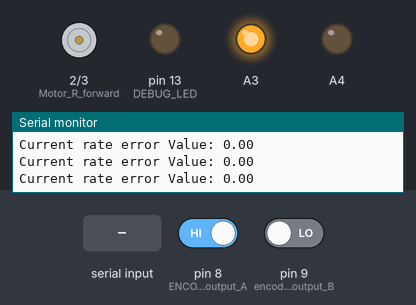
Bench run of a sketch on a simulated Arduino Uno, built with avr-gcc and run on an emulated ATmega328P. Parts: motor-driver pin pairs drawn as motors (green arrow = first pin HIGH = forward, orange = second pin HIGH = backward, longer = more drive), output pins drawn as LEDs (lit = HIGH), the last lines printed to the serial monitor. The test bench sets the inputs (shaded band); at power-on: pin 8 (ENCODER_output_A) HIGH, pin 9 (encoder_output_B) LOW.

Above: at 1.2 s.
1.3 s: "90,45\n" received over Serial
At 2.1 s:
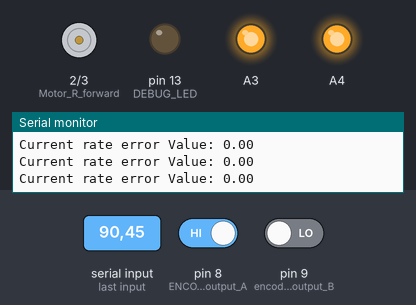
2.9 s: "9\n" received over Serial
At 3.11 s:
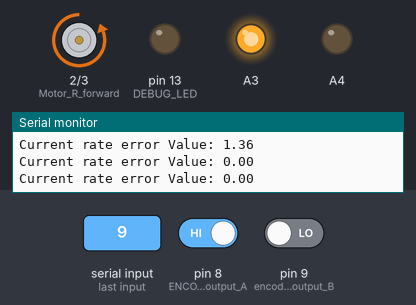
Timing chart, 0 to 13.5 s (numbered marks = the images above; inputs shaded):
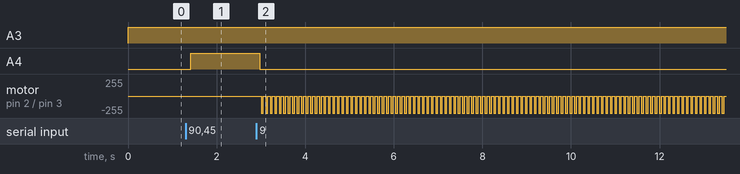

Measured:
- after the input at 1.3 s, A4: LOW → HIGH after 0.12 s
- after the input at 2.9 s, A4: HIGH → LOW after 0.07 s; motor on pin 2 (Motor_R_forward) / pin 3 (Motor_R_reverse): alternates backward 255/255 for 0.05 s and stopped for 0.05 s, starting after 0.11 s

The sketch:

Backup_Motor_non_Pid_Driver.ino
```cpp
#include"TimerOne.h"
#include "math.h"
//STATES
#define RESET 0
#define RCV 1
#define PLAY 2
#define DECODE 3
#define DEBUG 69

#define POSITION_TO_ANGLE_RATIO 11.25

/*==============================================
NOTES angle VALUES
===============================================*/
#define Note1 11.25
#define Note2 22.50
#define Note3 33.75
#define Note4 45
#define Note5 56.25
#define Note6 67.50
#define Note7 78.75
#define Note8 90


//REG FOR RECEIVED VALUES FROM TEXT
short int stack[300];
short int stack_counter = 0;

//FLAG FOR END OF RECEVING
bool done = 0;

//INITIAL STATE
short int state = RCV;

//===================================================================================
//ENCODER VARIABLES
bool laststate_a;
bool laststate_b;
short int ordernum;
short int lastordernum;
int position = 0;
int prevPos = 0; //FOR PRINTING
double currentAngle = 0;

//====================================================================================
//PID constants
double Kp = 1;
double Ki = 0;
double Kd = 0;

unsigned long current_time_l;
unsigned long previous_time_l;
double elapsed_time_l;
double error_l;
double prev_error_l;
double angle_in_l, angle_out_l, setpoint_l;
double cumulative_error_l, rate_error_l;

double angle_in[2];
double xy_des[2];
//double angle_in_r;

unsigned long current_time_r;
unsigned long previous_time_r;
double elapsed_time_r;
double error_r;
double prev_error_r;
double angle_in_r, angle_out_r, setpoint_r;
double cumulative_error_r, rate_error_r;

//============================================================================
//pwm VARIABLES
volatile bool R_Motor_F_state = LOW;
volatile bool R_Motor_R_state = LOW;
short int Motor_R_forward = 2;
short int Motor_R_reverse = 3;
//int Motor_L_forward = 10;
//int Motor_L_reverse = 11;
short int speedR = 50;
short int speedL = 0;

short int motorCounter;

short int posDiff = 0;
//int currentPos_L;
short int desiredPos_R = 5;    //indicate desired position
//int desiredPos_L;

short int j = 0;
bool direction = 1;
/*======================================================================================
PIN CONFIGURATION AND INITIALIZATION OF SOME VARIABLES
=======================================================================================*/


void setup() {
   //PWM INITS
   Timer1.initialize(1000);
   Timer1.attachInterrupt(timerISR);

   pinMode(Motor_R_forward, OUTPUT); //MOTOR DRIVERS
   pinMode(Motor_R_reverse, OUTPUT);
   //pid
   angle_in_l = analogRead(A0);
   setpoint_l = 800;                          //set point determine setpoint

   angle_in_r = analogRead(A1);
   setpoint_r = 600;

   pinMode(2, OUTPUT); //LED 1
   pinMode(3, OUTPUT); //LED 2
   pinMode(4, INPUT); //BUTTON FOR THE RESET

   pinMode(8, INPUT); //ENCODER output A
   pinMode(9, INPUT); // encoder output B

   pinMode(13,OUTPUT); //DEBUG LED

   Serial.begin(9600); // Turn the Serial Protocol ON

   laststate_a = digitalRead(8); //initialize the laststate to the current state of the encoder
   laststate_b = digitalRead(9);
   if(!digitalRead(8)&&digitalRead(9)){
       lastordernum = 0;
    }
    else if(digitalRead(8)&&!digitalRead(9)){
       lastordernum = 1;
    }
    else if(digitalRead(8)&&digitalRead(9)){
       lastordernum = 2;
    }
    else {
       lastordernum = 3;
    }
}

void loop() {
    byte byteRead;


    /*==============================================================================================
    MAIN STATE MACHINE:
    1)RESET: Initial and completion state
    2) RCV: Receiving the text file state. Enables another device to upload a text file onto the board and store
    it in a stack that can be accessed later
    3) PLAY: AS OF RIGHT NOW RUNS THROUGH THE PATTERN OUTLINED IN THE stack
    LATER WILL BE TRANSLATED INTO ARM POSITIONS

    4)DEBUG: DEBUGGING STATE USED FOR TESTING SPECIFIC FEAUTURES.
    INACCESIBLE IN A REGULAR RUN
    =================================================================================================*/


    switch (state) { //State machine

      case RESET:  //Resting state/waiting to start or have the processing file started
        stack_counter = 0;
        digitalWrite(2, HIGH);  //Lights up LED 2
        if(digitalRead(4)){ //Checks if the button is not pressed
           digitalWrite(3, HIGH); //lights up LED 1
        }else {
          digitalWrite(3, LOW); //Turns LEDS off if the button is pressed
          digitalWrite(2, LOW);
          state = RCV;
          byteRead = 0;
        }
        break;

      case RCV: //Receiving text file state

        if (Serial.available()) {

           byteRead = Serial.read();  /* read the most recent byte */
           byteRead=byteRead-'0';   //You have to subtract '0' from the read Byte to convert from text to a number.
           Serial.write(byteRead);

           if(byteRead==0){ //0 will be terminating integer hence raise the done flag upon it
             // done = 1;
              digitalWrite(2, LOW);
              digitalWrite(3, LOW);
           }

           if(byteRead==9&&stack_counter!=0){ //9 will be terminating integer hence raise the done flag upon it
              state = DECODE;
           }

           if(byteRead>0&&byteRead!=9){ //9 is a terminating character
              //digitalWrite((byteRead + 1), HIGH);
              stack[stack_counter] = byteRead;
              stack_counter++;
           }
        }
        break;
      case DECODE:
      /*=========================================
      DECODES Numbers 1-8 into appropriate angles
      =========================================*/
        for(int i = 0; i <= stack_counter; i++){ //Array to store the uploaded notes
            switch(stack[i]){
              case 1:
                stack[i]=Note1;
                break;

              case 2:
                stack[i]=Note2;
                break;

              case 3:
                stack[i]=Note3;
                break;

              case 4:
                stack[i]=Note4;
                break;

              case 5:
                stack[i]=Note5;
                break;

              case 6:
                stack[i]=Note6;
                break;

              case 7:
                stack[i]=Note7;
                break;

              case 8:
                stack[i]=Note8;
                break;

              default:
                stack[i]=0;
                break;
            }
        }
        if(currentAngle<stack[0]) direction = 1; //Sets initial direction of the motor
        else{
          direction = 0;
        }
        state = PLAY;
        break;

      case PLAY: //Running through notes state
          /*========================================================
          THIS STATE RUNS THROUGH THE NOTES DECODED INTO A REGISTER
          ========================================================*/
          if(direction){ //checks if the motor supposed to go up or down
            if (currentAngle < stack[j]){
              R_Motor_F_state = LOW;
              R_Motor_R_state = HIGH;
            }
            else { //if the current angled surpassed the desired one. We mark this part as complete and move on to the next note.
              j++;
              if(currentAngle<stack[j]) direction = 1;
              else{
                direction = 0;
              }
            }
          }else {
            if (currentAngle > stack[j]){
              R_Motor_F_state = HIGH;
              R_Motor_R_state = LOW;
            }
            // else if angle_out_r > 0 left motor forwards
            else {
              j++;
              if(currentAngle<stack[j]) direction = 1;
              else{
                direction = 0;
              }
            }
          }
          //state = RESET;
          if(j>stack_counter) state = RESET;
          break;

      case DEBUG:

         if (position < desiredPos_R){  //send right motor forward
            R_Motor_F_state = HIGH;
            R_Motor_R_state = LOW;
         }
         else if (position > desiredPos_R){  //send right motor forward
            R_Motor_F_state = LOW;
            R_Motor_R_state = HIGH;
         }
         else{
            //stop robot movement
            R_Motor_F_state = LOW;
            R_Motor_R_state = LOW;
            //digitalWrite(Motor_L_forward, LOW);
            //digitalWrite(Motor_L_reverse, LOW);
         }
         break;

      default:
          state = RESET;
          break;
    }


    //ENCODER READING
    /*===========================================================================================
    THERE ARE 4 POSSIBLE POSITIONS WHICH CAN BE ORGANIZED IN AN ORDER FROM 0 - 3
    AFTER, WE CAN CHECK IF THE NEW POSITION IS ORDER UP OR BEFORE FROM THE PREVIOUS ONE
    AND USING THIS WE CAN DETERMINE IF WE ROTATED CW OR CCW
    ============================================================================================*/


    if(!digitalRead(8)&&!digitalRead(9)){ //00
       ordernum = 0;
      } else if(digitalRead(8)&&!digitalRead(9)){//10
       ordernum = 1;
      } else if(digitalRead(8)&&digitalRead(9)){//11
       ordernum = 2;
      } else {//01
       ordernum = 3;
      }
   if(lastordernum==0){ //EXTRA CHECK TO COUNTER 0 TO 3 AND 3 TO 0 ROLLOVERS
      if(ordernum == 3){
         position--;
      } else if(ordernum == 1){
         position ++;
      }
    } else if(lastordernum==3){
      if(ordernum==0){
        position++;
      }else if(ordernum==2){
        position--;
      }
    } else {
      if (ordernum>lastordernum){
         position++;
      }else if(ordernum<lastordernum){
         position--;
      }
      }
   lastordernum = ordernum; //MAKE LAST ORDERNUM NEW FOR THE NEXT CYCLE
   currentAngle = posToAngle(position);
   if(prevPos!=position){ //PRINTING FUNCTION. WILL PRINT ONLY IF THE VALUES ARE DIFFERENT
      Serial.print("Position is: ");
      Serial.print(position);
      Serial.print("\n");

      Serial.print("Angle is: ");
      Serial.print(currentAngle);
      Serial.print("\n");

      Serial.print("Current Stack Value: ");
      Serial.print(stack[j]);
      Serial.print("\n");

      Serial.print("Current State Value: ");
      Serial.print(state);
      Serial.print("\n");

      Serial.print("Current direction Value: ");
      Serial.print(direction);
      Serial.print("\n");

      Serial.print("Current j Value: ");
      Serial.print(j);
      Serial.print("\n");

      Serial.print("Current PID Value: ");
      Serial.print(angle_out_r);
      Serial.print("\n");
      prevPos = position;
      }


  /*====================================================================
  PID AND ANGLE CALCULATIONS
  ======================================================================*/


   // take in desired X,y into xy_des array, x[0], y[1]

  // angle_in = invKin(xy_des);                //read from rotary encoder connected to A0
  setpoint_r = (double)stack[j];
  angle_in[0] = invKin0(xy_des[0],xy_des[1]);
  angle_in[1] = invKin1(xy_des[0],xy_des[1]);
  angle_in_r = angle_in[0];
  angle_in_l = angle_in[1];              //read from rotary encoder connected to A0

  angle_out_l = computePIDleft(angle_in_l);
  analogWrite(A3,angle_out_l);

  angle_out_r = computePIDright(currentAngle);
  analogWrite(A4,angle_out_r);

  /*===================================================================================
  MOTOR CONTROL USING ANGLES
  =====================================================================================*/


}


/*===================================================================================
SET OF FUNCTIONS FOR ISR, PID AND ANGLES
===================================================================================*/


double computePIDleft(double angle_in_l){
        current_time_l = millis();                //get current time
        elapsed_time_l = (double)(current_time_l - previous_time_l);        //compute time elapsed from previous computation

        error_l = setpoint_l - angle_in_l;                                // determine error
        cumulative_error_l += error_l * elapsed_time_l;                // compute integral
        rate_error_l = (error_l - prev_error_l)/elapsed_time_l;   // compute derivative

        double angle_out_l = Kp*error_l + Ki*cumulative_error_l + Kd*rate_error_l;                //PID output

        prev_error_l = error_l;                                //remember current error
        previous_time_l = current_time_l;                        //remember current time

        return angle_out_l;
}

double computePIDright(double angle_in_r){
        current_time_r = millis();                //get current time

        elapsed_time_r = (double)(current_time_r - previous_time_r);        //compute time elapsed from previous computation

        error_r = setpoint_r - angle_in_r;                                // determine error
        cumulative_error_r += error_r * elapsed_time_r;                // compute integral
        rate_error_r = (error_r - prev_error_r)/elapsed_time_r;   // compute derivative
 Serial.print("Current rate error Value: ");
        Serial.print(rate_error_r);
        Serial.print("\n");
        double angle_out_r = Kp*error_r + Ki*cumulative_error_r + Kd*rate_error_r;                //PID output

        prev_error_r = error_r;                                //remember current error
        previous_time_r = current_time_r;                        //remember current time

        return angle_out_r;
}

void timerISR(){
  if(R_Motor_F_state){
    if(motorCounter<speedR){
      digitalWrite(Motor_R_forward, HIGH);
      motorCounter++;
    }else if(motorCounter>=100){
      motorCounter = 0;
    }else {
      motorCounter++;
      digitalWrite(Motor_R_forward, LOW);
    }
  }else if(R_Motor_R_state) {
    if(motorCounter<speedR){
      digitalWrite(Motor_R_reverse, HIGH);
      motorCounter++;
    }else if(motorCounter>=100){
      motorCounter = 0;
   }else {
      motorCounter++;
      digitalWrite(Motor_R_reverse, LOW);
    }
  }
  else {
    digitalWrite(Motor_R_reverse, LOW);
    digitalWrite(Motor_R_forward, LOW);
  }
}

double invKin0(double x, double y){

  double xpos = x;
  double ypos = y;

  double B = acos( (20000 - pow(xpos,2) - pow(ypos,2)) / (20000));
  double n = (3.1415 - B ) / 2;

  double theta1 = n + atan2(ypos, xpos);
  double theta2 =  atan2(ypos, xpos) - n;

  //theta = [theta1*180/pi; theta2*180/pi];
  return theta1;
}

double invKin1(double x, double y){

  double xpos = x;
  double ypos = y;

  double B = acos( (20000 - pow(xpos,2) - pow(ypos,2)) / (20000));
  double n = (3.1415 - B ) / 2;

  double  theta1 = n + atan2(ypos, xpos);
  double  theta2 =  atan2(ypos, xpos) - n;

  //theta = [theta1*180/pi; theta2*180/pi];
  return theta2;
}

double posToAngle(int pos){
  return pos * POSITION_TO_ANGLE_RATIO;
}
```
